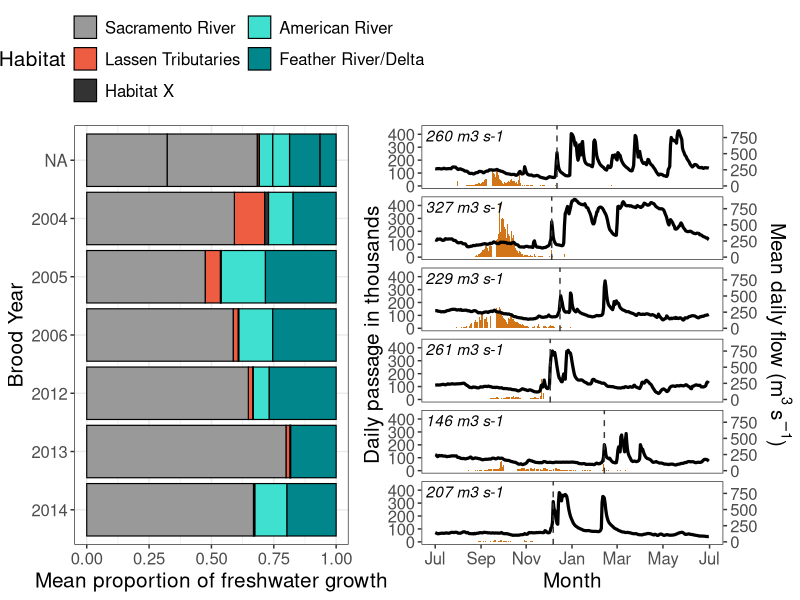

Write the R code that produced this figure. (Note: this script raises an error after producing the figure.)
#' @title Droughts delay juvenile salmon migration and truncate diversity in habitat use
#' 
#' @description 
#' This script visualizes the relationship between the mean proportion of freshwater growth 
#' in different habitats, annual hydrographs (flow), and juvenile passage estimates.
#' 
#' @details
#' **Title:** Droughts delay juvenile salmon migration and truncate diversity in habitat use
#' 
#' **Authors:** 
#' Pedro Morais1,*, Anna Sturrock2,3+, Corey C. Phillis4, George Whitman2, 
#' Stephanie M. Carlson1, Rachel C. Johnson2,5
#' 
#' **Affiliations:**
#' 1 Department of Environmental Science, Policy, and Management, Mulford Hall, 
#'    University of California, Berkeley, Berkeley, CA 94720, USA.
#' 2 Center for Watershed Sciences, University of California, Davis, 1 Shields Ave, 
#'    Davis, CA 95616, USA.
#' 3 School of Life Sciences University of Essex Wivenhoe Park, 
#'    Colchester CO4 3SQ, UK
#' 4 Metropolitan Water District of Southern California, 1121 L Street, 
#'    Suite 900, Sacramento, CA 95814, USA.
#' 5 National Marine Fisheries Service, Southwest Fisheries Science Center, 
#'    Santa Cruz, CA 95060, USA.
#' 
#' + Equal contribution as the first author
#' * Current address: University of Texas Marine Science Institute, 
#'   750 Channelview Dr., Port Aransas, TX 78373, USA.
#' 
#' **Correspondence:** 
#' Pedro Morais; Email: pedro.morais@austin.utexas.edu
#' 
#' **Credits:**
#' This script was originally created by Anna Sturrock and revised by Pedro Morais.
#' 

# ------------------------------------------------------------------------------
# 1. Setup and Environment
# ------------------------------------------------------------------------------

# Clear workspace
rm(list = ls())

# Load necessary packages
library(ggplot2)
library(dplyr)
library(tidyr)
library(lubridate)
library(egg)

# ------------------------------------------------------------------------------
# 2. Data Loading
# ------------------------------------------------------------------------------

# Read in mean % FW growth by brood year
mean_fw_growth <- read.csv("outputs/summary_stats_fw_growth.csv")

# Read in juvenile RST passage data obtained from Sac Pass 04/01/2021
juv04 <- read.csv("data/redbluffdaily_1609788856_999-2004.csv")
juv05 <- read.csv("data/redbluffdaily_1609788890_111-2005.csv")
juv06 <- read.csv("data/redbluffdaily_1609788903_675-2006.csv")
juv07 <- read.csv("data/redbluffdaily_1609788913_979-2007.csv")
juv12 <- read.csv("data/redbluffdaily_1609788962_73-2012.csv")
juv13 <- read.csv("data/redbluffdaily_1609788972_925-2013.csv")
juv14 <- read.csv("data/redbluffdaily_1609788981_630-2014.csv")
juv15 <- read.csv("data/redbluffdaily_1609788990_951-2015.csv")

# ------------------------------------------------------------------------------
# 3. Juvenile Passage Data Processing
# ------------------------------------------------------------------------------

# Combine annual passage files
juv_rbd <- rbind(juv04, juv05, juv06, juv07, juv12, juv13, juv14, juv15) |>
  select(Date, Winter.Chinook.Passage.Estimate) |>
  mutate(passage = as.numeric(Winter.Chinook.Passage.Estimate))

# Add date components
juv_rbd <- juv_rbd |>
  mutate(
    date_obj   = as.Date(as.character(Date), format = "%Y-%m-%d"),
    julian_day = yday(date_obj),
    year       = year(date_obj),
    month      = month(date_obj)
  ) |>
  filter(!is.na(julian_day))

# Add days since Jul 1 (first day of brood year)
juv_rbd <- juv_rbd |>
  mutate(
    broodyr_day = ifelse(julian_day < 182, julian_day + 184, julian_day - 181)
  )

# Adjust broodyr_day for leap years
leapyrs <- c(2000, 2004, 2008, 2012, 2016)
juv_rbd <- juv_rbd |>
  mutate(
    broodyr_day = case_when(
      year %in% leapyrs & julian_day < 183 ~ julian_day + 184,
      year %in% leapyrs                    ~ julian_day - 182,
      TRUE                                 ~ broodyr_day
    )
  )

# Assign brood year (Jul 1 onwards = start of BY; see RBDD compendium report)
juv_rbd <- juv_rbd |>
  mutate(BY = ifelse(month < 7, year - 1, year))

# ------------------------------------------------------------------------------
# 4. Flow Data Processing
# ------------------------------------------------------------------------------

# Read in daily flow and temperature data for USGS 11390500 SACRAMENTO R BL WILKINS SLOUGH
flow <- read.csv("outputs/daily_flow_temp.csv")

# Define years of interest (with adequate sample sizes)
yrs_of_interest <- c(2004, 2005, 2006, 2012, 2013, 2014)

# Flag days exceeding 400 cms (exceedance value from Del Rosario et al.)
flow <- flow |>
  mutate(greater_than_400 = if_else(flow_cms >= 400, "y", "n"))

# Find first date per BY that flow exceeded 400 cms
flow_exceed <- flow |>
  filter(greater_than_400 == "y", BY %in% yrs_of_interest) |>
  group_by(BY) |>
  slice(which.min(broodyr_day)) |>
  ungroup()

# Annual mean flow stats for Aug-Jan
flow_8.1 <- flow |>
  filter(month %in% c(8, 9, 10, 11, 12, 1), BY %in% yrs_of_interest) |>
  group_by(BY) |>
  summarize(av_flow8.1 = mean(flow_cms, na.rm = TRUE), .groups = "drop") |>
  left_join(flow_exceed |> select(BY, broodyr_day), by = "BY")

# Write flow summary
write.csv(flow_8.1, "outputs/mean_aug_jan_flows.csv", row.names = FALSE)

# Combine flow and passage daily data
# Drop broodyr_day from juv_rbd to avoid duplicate columns; flow already carries it
flow_passage <- left_join(
  flow,
  juv_rbd |> select(-broodyr_day),
  by = c("BY", "year", "month", "julian_day")
)

# ------------------------------------------------------------------------------
# 5. Visualization
# ------------------------------------------------------------------------------

# Plot aesthetics
habitats <- c("SAC", "LAS", "Unassigned", "AME", "DEL")
yrs_factor <- c("2004", "2005", "2006", "2012", "2013", "2014")
cols <- c("grey60", "tomato2", "grey20", "turquoise", "turquoise4")
labs <- c("Sacramento River", "Lassen Tributaries", "Habitat X", "American River", "Feather River/Delta")

# Reorder factor levels (upstream to downstream, reversed for coord_flip)
mean_fw_growth$Habitat    <- factor(mean_fw_growth$Habitat, levels = rev(habitats))
mean_fw_growth$Brood_year <- factor(mean_fw_growth$Brood_year, levels = rev(yrs_factor))

# Plot A: Mean proportion of FW growth per habitat by brood year
plot_a <- mean_fw_growth |>
  filter(!Brood_year %in% c(2011, 2015)) |>
  ggplot(aes(x = Brood_year, y = mean_prop_fw_growth, fill = Habitat)) +
  geom_bar(color = "black", linewidth = 0.4, stat = "identity", position = "fill") +
  theme_bw() +
  theme(
    text = element_text(size = 15),
    panel.spacing.x = unit(0.2, "lines"),
    legend.position = "top"
  ) +
  labs(x = "Brood Year", y = "Mean proportion of freshwater growth") +
  coord_flip() +
  scale_fill_manual(values = rev(cols), labels = rev(labs)) +
  guides(fill = guide_legend(reverse = TRUE, ncol = 2))

# Set coefficient to scale the secondary y-axis for dual-axis plot
coeff <- 2

# Prepare flow exceedance data with mean flow labels for annotation
flow_exceed_with_labels <- flow_exceed |>
  left_join(flow_8.1 |> select(BY, av_flow8.1), by = "BY") |>
  mutate(label_text = paste0(round(av_flow8.1, 0), " m3 s-1"))

# Plot B: Hydrographs with juvenile passage overlaid per brood year
plot_b <- ggplot(filter(flow_passage, BY %in% yrs_of_interest), aes(x = broodyr_day)) +
  geom_bar(aes(y = passage / 1000), stat = "identity", width = 1,
           fill = "darkorange3", alpha = 0.9) +
  geom_line(aes(y = flow_cms / coeff), linewidth = 1.1) +
  geom_vline(data = flow_exceed_with_labels, aes(xintercept = broodyr_day),
             colour = "grey22", linetype = "dashed") +
  geom_text(data = flow_exceed_with_labels, aes(label = label_text),
            x = 40, y = 390, fontface = "italic") +
  facet_wrap(~BY, ncol = 1) +
  scale_y_continuous(
    name = "Daily passage in thousands",
    sec.axis = sec_axis(~ . * coeff, name = expression("Mean daily flow (m"^3~"s"^{-1}*")"))
  ) +
  scale_x_continuous(
    limits = c(1, 366),
    breaks = c(1, 62, 122, 183, 243, 304, 366),
    labels = c("Jul", "Sep", "Nov", "Jan", "Mar", "May", "Jul")
  ) +
  labs(x = "Month") +
  theme_bw() +
  theme(
    panel.grid.major = element_blank(),
    panel.grid.minor = element_blank(),
    panel.background = element_blank(),
    text = element_text(size = 15),
    strip.text.x = element_blank()
  )

# ------------------------------------------------------------------------------
# 6. Combine and Export
# ------------------------------------------------------------------------------

main_fig <- egg::ggarrange(plot_a, plot_b, ncol = 2, widths = c(1, 1.1))

ggsave(
  filename = "figures/Fig5_fw_growth_passage_flow.jpg",
  plot     = main_fig,
  width    = 22,
  height   = 17,
  dpi      = 300,
  units    = "cm"
)
